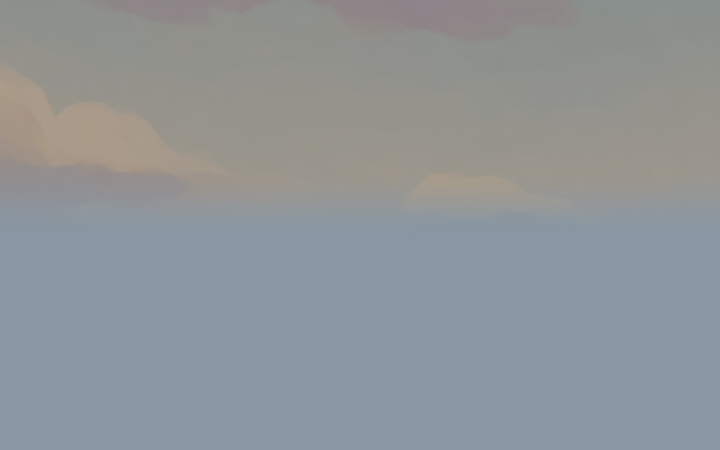
#> input picture assets/maps/showhome_v3/renders/material_debug_street_south.png, 1440 x 900 px, given in place of KEY_showhome_layout.png, which was not available (shown at 1/2 size)
$ python compare_renders.py
#> lines starting #> are read from the running program, lines starting #| are printed output that depends on the picture; pictures that were not available may be replaced by others from this repository, and a replacement may not be noted
"""Non-destructive comparison/contact boards from Blender exports and supplied concepts."""
from pathlib import Path
from PIL import Image,ImageOps,ImageDraw,ImageFont
import json
HERE=Path(__file__).resolve().parent;ROOT=HERE.parents[2];R=HERE/'renders';REF=ROOT/'art/briefs/showhome_v3_handoff'
def font(n):return ImageFont.truetype('C:/Windows/Fonts/segoeuib.ttf',n)
def fit(p,w,h):
#> called with w = 940, h = 580
    image=Image.open(p).convert('RGB');image.thumbnail((w,h));out=Image.new('RGB',(w,h),'#2d3438');out.paste(image,((w-image.width)//2,(h-image.height)//2));return out
#> after `image.thumbnail((w, h))`:
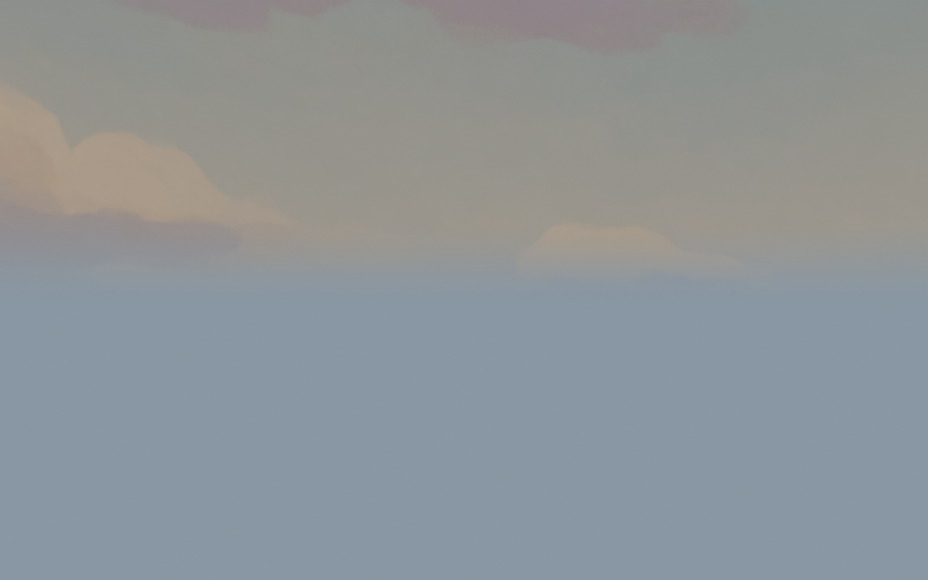
#> image: PIL image 928x580 RGB; mean R, G, B 142.2, 148.9, 152.3
#> after `out = Image.new('RGB', (w, h), '#2d3438')`:
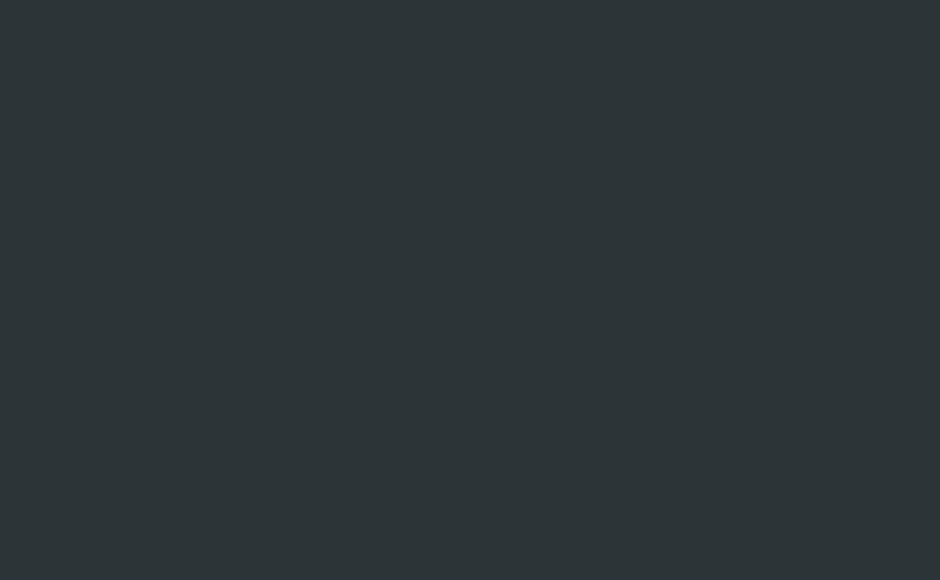
#> out: PIL image 940x580 RGB; mean R, G, B 45, 52, 56
def main():
    views=[('aerial.png','concept_showhome/KEY_showhome_layout.png','AERIAL · core architecture / enlarged four-home layout'),('street.png','concept_showhome/A_showhome_ground_s12.png','STREET · 1.6m eye'),('garden.png','concept_showhome/A_showhome_aerial_s11.png','GARDEN · volumes show where game foliage grows'),('interior.png','refs_ingame/good_garage_workbench_cabinets.png','INTERIOR · real furniture / openable library')]
    board=Image.new('RGB',(1920,4*650),'#ede9df');d=ImageDraw.Draw(board)
    for i,(a,b,label) in enumerate(views):
        y=i*650;d.text((20,y+10),label,font=font(25),fill='#303c36');board.paste(fit(REF/b,940,580),(10,y+50));board.paste(fit(R/a,940,580),(970,y+50))
#> after `board.paste(fit(REF / b, 940, 580), (10, y + 50))`:
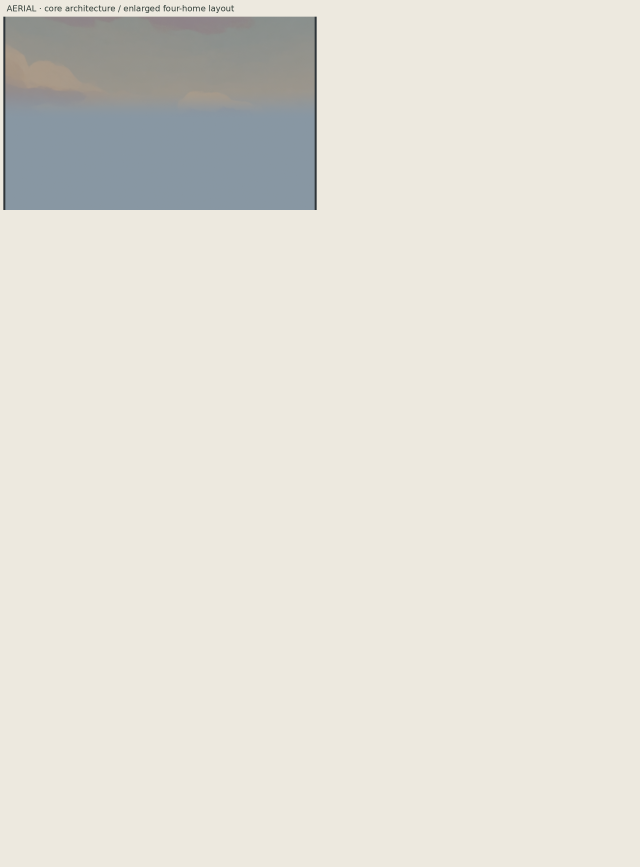
#> board: PIL image 1920x2600 RGB (shown at 1/3 size); mean R, G, B 226.4, 223.6, 215
#> call 2 of fit, with w = 940, h = 580
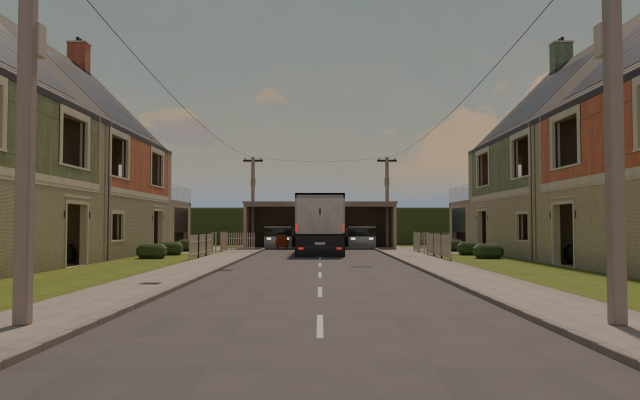
#> input picture assets/maps/showhome_v3/renders/revision_before_street.png, 1280 x 800 px, given in place of aerial.png, which was not available (shown at 1/2 size)
#> in fit (call 2), `image.thumbnail((w, h))`:
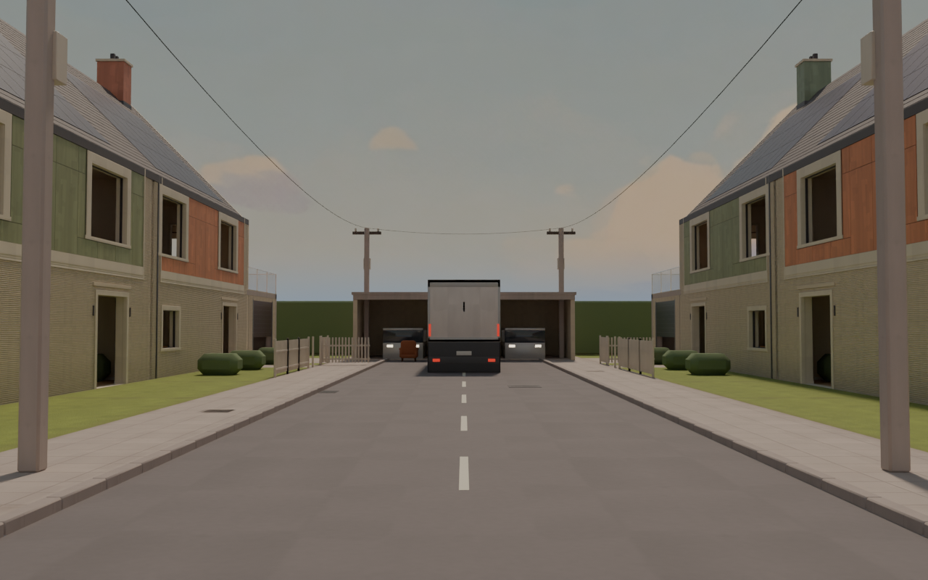
#> image: PIL image 928x580 RGB; mean R, G, B 118.8, 112.5, 102.5
#> in fit (call 2), `out.paste(image, ((w - image.width) // 2, (h - image.height) // 2))`:
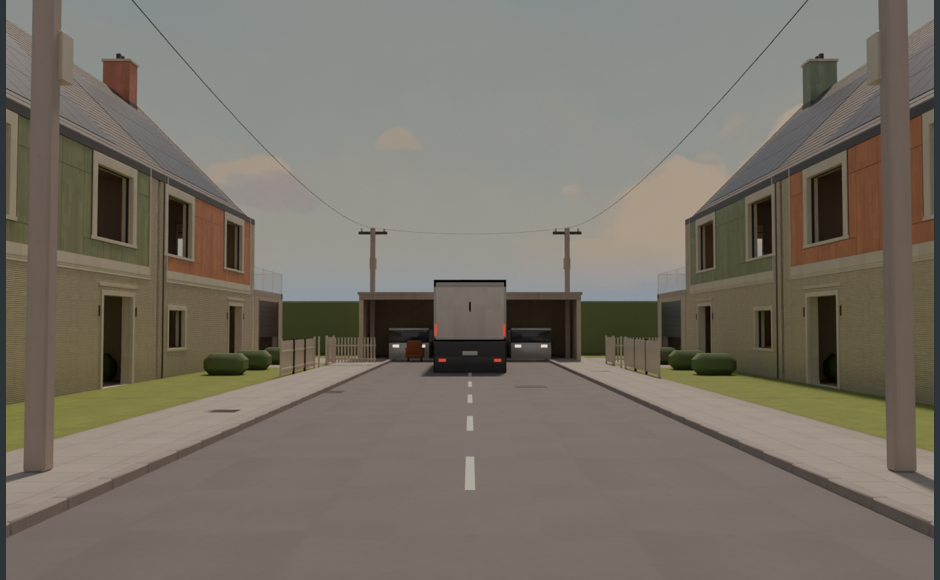
#> out: PIL image 940x580 RGB; mean R, G, B 117.8, 111.7, 101.9
#> after `board.paste(fit(R / a, 940, 580), (970, y + 50))`:
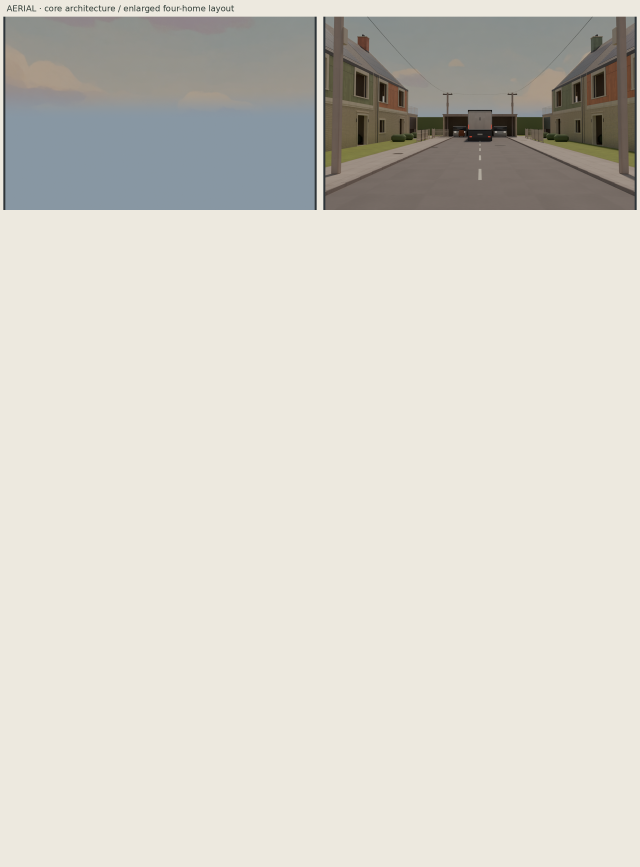
#> board: PIL image 1920x2600 RGB (shown at 1/3 size); mean R, G, B 213.4, 210.3, 201.8
#> pass 2 of the loop in main, `for i,(a,b,label) in enumerate(views):`:
#> in main, `board.paste(fit(REF / b, 940, 580), (10, y + 50))`:
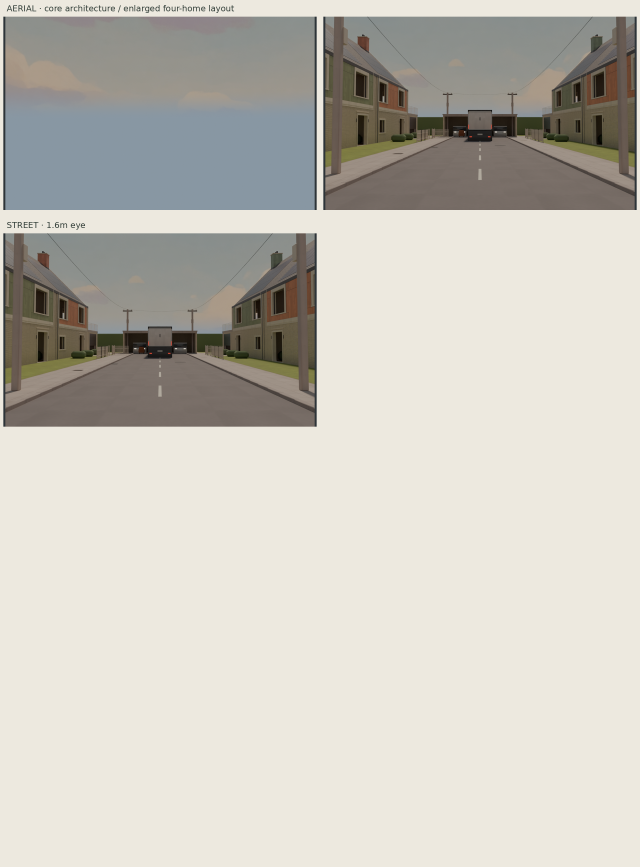
#> board: PIL image 1920x2600 RGB (shown at 1/3 size); mean R, G, B 200.3, 197, 188.5
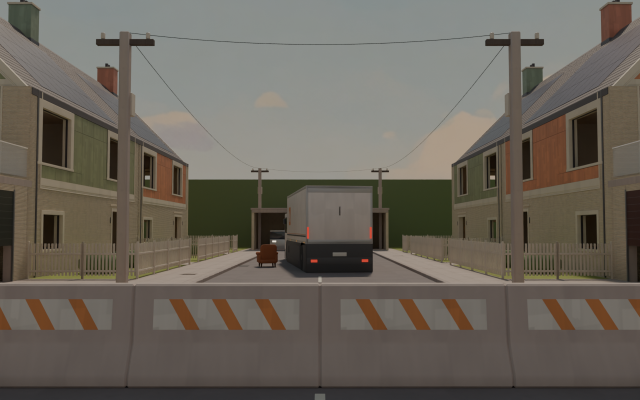
#> input picture assets/maps/showhome_v3/renders/street.png, 1280 x 800 px (shown at 1/2 size)
#> image: PIL image 1280x800 RGB
#> image: PIL image 928x580 RGB
#> in main, `board.paste(fit(R / a, 940, 580), (970, y + 50))`:
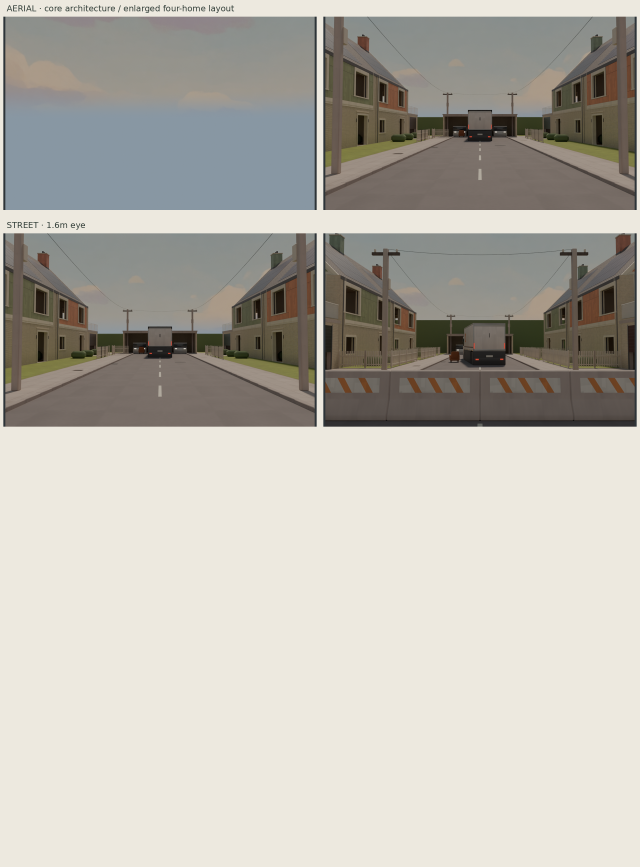
#> board: PIL image 1920x2600 RGB (shown at 1/3 size); mean R, G, B 185.8, 182.3, 174
    board.save(R/'phase1_compare.png')
    cat=json.loads((ROOT/'assets/props/catalog.json').read_text())['props'];poses=[]
    for r in cat:
        states=('closed','ajar','open') if r['category']=='containers' else ('default',)
        for s in states:
            p=R/'library'/(r['id']+'_'+s+'.png')
            if p.exists():poses.append((r['id']+' / '+s,p))
    cols=6;tw=300;th=338;sheet=Image.new('RGB',(cols*tw,((len(poses)+cols-1)//cols)*th),'#ede9df');d=ImageDraw.Draw(sheet)
    for i,(name,p) in enumerate(poses):
        x=i%cols*tw;y=i//cols*th;sheet.paste(fit(p,tw,300),(x,y));d.text((x+8,y+305),name,font=font(15),fill='#354039')
    sheet.save(R/'prop_contact_sheet.png')
    # Dedicated painted-reference close crop, not the worksite expansion image.
    terrace=R/'houses_terrace.png'
    if terrace.exists():
        im=Image.new('RGB',(1920,650),'#ede9df');im.paste(fit(terrace,1260,600),(0,40));im.paste(fit(REF/'style/painted_cladding_ref.png',630,600),(1280,40));ImageDraw.Draw(im).text((15,5),'ACTUAL TERRACE / PAINTED CLADDING REFERENCE',font=font(25),fill='#354039');im.save(R/'terrace_painted_compare.png')
    print('Comparison and prop contact boards written')
#> (the run stopped early here; a loop or call above may not have finished)
